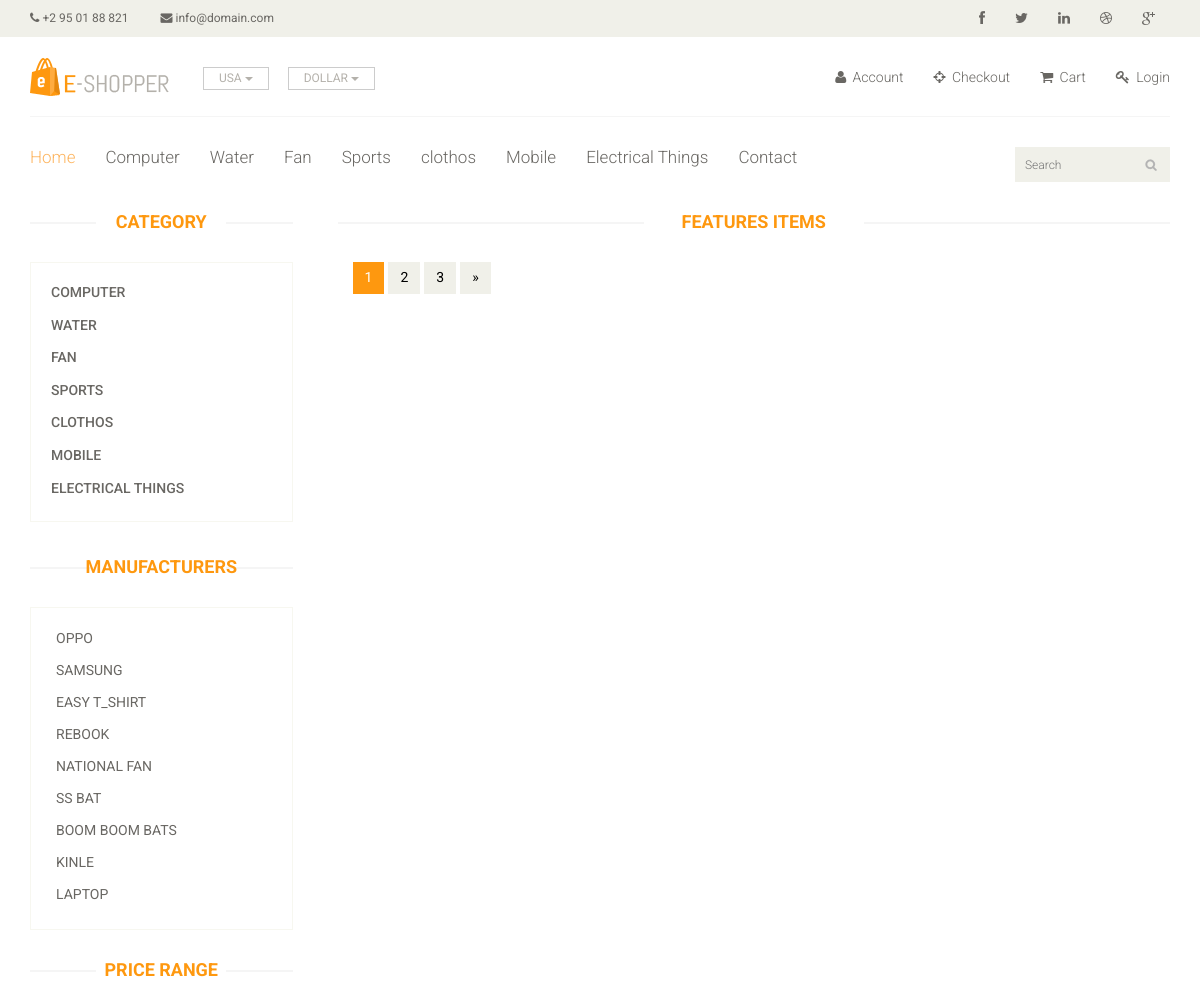
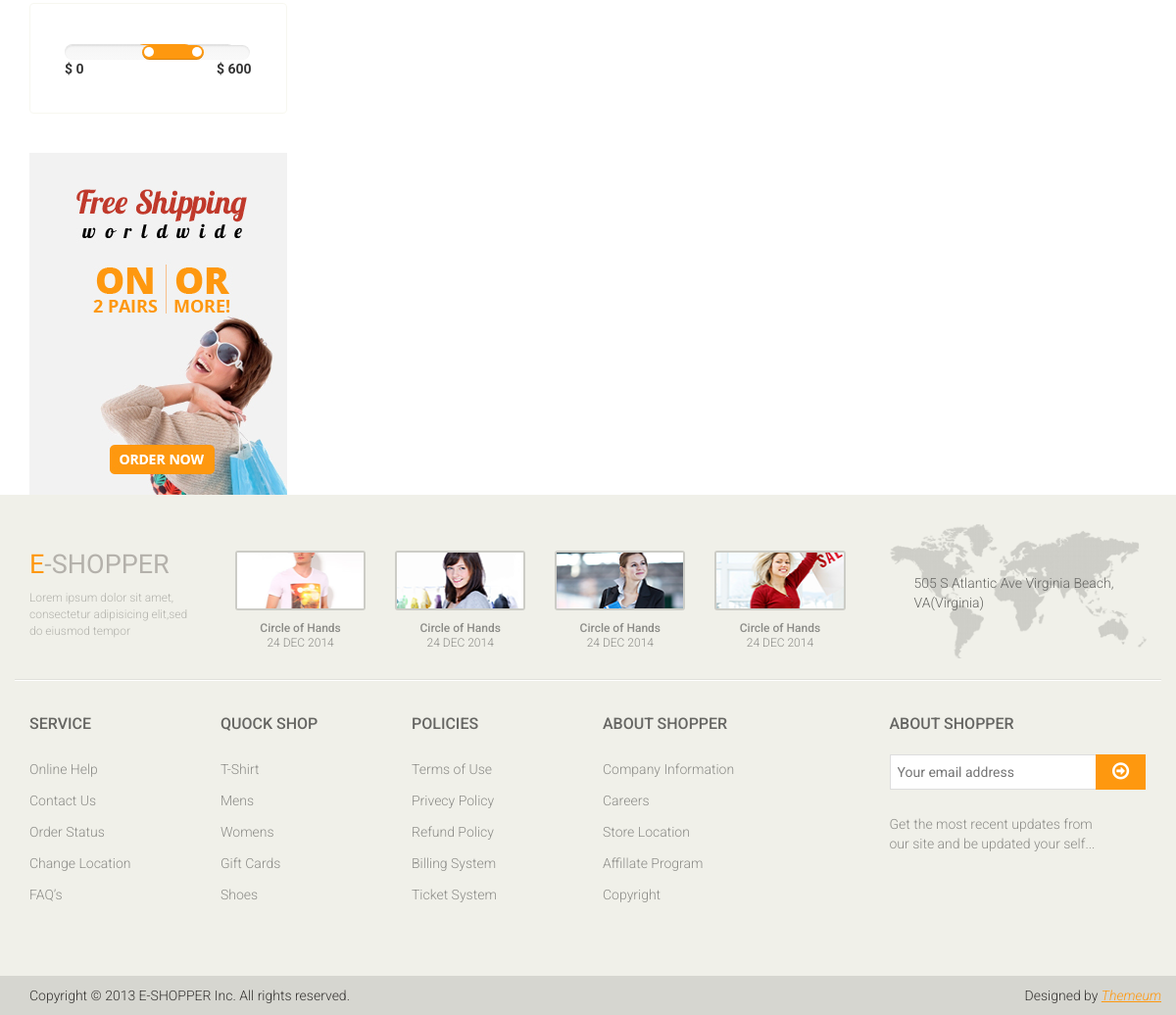
The app's page /category.php with its own data (2 pictures, top to bottom).
### tables this page shows
CREATE TABLE `tbl_category` (
  `category_id` int(11) NOT NULL,
  `category_name` varchar(255) NOT NULL,
  `category_description` text NOT NULL,
  `status` tinyint(4) NOT NULL
);

CREATE TABLE `tbl_manufacturer` (
  `manufacturer_id` int(11) NOT NULL,
  `manufacturer_name` text NOT NULL,
  `manufacturer_description` text NOT NULL,
  `publication_status` tinyint(4) NOT NULL
);

### category.php (called while the page is built, shortened)
<?php
include 'index.php';

### classes/DB_Connection.php (called while the page is built, shortened)
<?php
class DB_Connection{
	private $host = 'localhost';
	private $user = 'root';
	private $pass = '';
	private $db_name = 'e_shopper';
	public function __construct(){
		$this->db_connect = mysqli_connect($this->host,$this->user,$this->pass,$this->db_name);
	}
}
?>

### classes/Application.php (called while the page is built, shortened)
<?php
require_once('DB_Connection.php');
class Application extends DB_Connection{
	public function allPublishCategories(){
		$sql = "SELECT * FROM tbl_category WHERE status='1'";
		if(mysqli_query($this->db_connect,$sql)){
			return mysqli_query($this->db_connect,$sql);
		}
	}
	public function getAllPublishedManufacturers(){
		$sql = "SELECT * FROM tbl_manufacturer WHERE publication_status='1'";
		if(mysqli_query($this->db_connect,$sql)){
			return mysqli_query($this->db_connect,$sql);
		}
	}
}
?>

### includes/header_bottom.php (the view, shortened to what this page needs)
<?php
$categories = $application->allPublishCategories();
?>
<div class="header-bottom">
			<div class="container">
				<div class="row">
					<div class="col-sm-9">
						<div class="mainmenu pull-left">
							<ul class="nav navbar-nav collapse navbar-collapse">
								<li><a href="index.php" class="active">Home</a></li>
								<?php foreach($categories as $category){ ?>
								<li><a href="category.php?category_id=<?php echo $category['category_id']; ?>"><?php echo $category['category_name']; ?></a></li>
								<?php } ?>
								<li><a href="contact.php">Contact</a></li>
							</ul>
						</div>
					</div>
					<div class="col-sm-3">
						<div class="search_box pull-right">
							<input type="text" placeholder="Search"/>
						</div>
					</div>
				</div>
			</div>
		</div>

### includes/left_sidebar.php (shortened to what this page needs)
<div class="col-sm-3">
					<div class="left-sidebar">
						<h2>Category</h2>
						<div class="panel-group category-products" id="accordian">
							<?php foreach($categories as $category){ ?>
							<div class="panel panel-default">
								<div class="panel-heading">
									<h4 class="panel-title"><a href="category.php?category_id=<?php echo $category['category_id']; ?>"><?php echo $category['category_name']; ?></a></h4>
								</div>
							</div>
							<?php } ?>
						</div>
						<div class="brands_products">
							<h2>Manufacturers</h2>
							<div class="brands-name">
								<ul class="nav nav-pills nav-stacked">
									<?php foreach($manufacturers as $manufacturer){ ?>
									<li><a href=""></span><?php echo $manufacturer['manufacturer_name']; ?></a></li>
									<?php } ?>
								</ul>
							</div>
						</div>
						<div class="price-range">
							<h2>Price Range</h2>
							<div class="well">
								 <div class="slider slider-horizontal" style="width: 174px;"></div><br>
								 <b>$ 0</b> <b class="pull-right">$ 600</b>
							</div>
						</div>
						<div class="shipping text-center">
							<img src="assets/images/home/shipping.jpg" alt="">
						</div>
					</div>
				</div>

### assets/css/price-range.css (style rules this page uses)
.slider { display: inline-block; vertical-align: middle; position: relative; }
.slider.slider-horizontal { width: 210px; height: 20px; }

### assets/css/main.css (style rules this page uses)
body { font-family: 'Roboto', sans-serif; background:; position: relative; font-weight:400px; }
ul li { list-style: none; }
a { -webkit-transition: 300ms; -moz-transition: 300ms; -o-transition: 300ms; transition: 300ms; }
h1, h2, h3, h4, h5, h6 { font-family: 'Roboto', sans-serif; }
.header-bottom { padding-bottom: 30px; padding-top: 30px; }
.navbar-collapse.collapse { padding-left: 0; }
.mainmenu ul li { padding-right: 15px; padding-left: 15px; }
.mainmenu ul li:first-child { padding-left: 0px; }
.mainmenu ul li a { color: #696763; font-family: 'Roboto', sans-serif; font-size: 17px; font-weight: 300; padding: 0; padding-bottom: 10px; }
.mainmenu ul li a:hover, .mainmenu ul li a.active, .shop-menu ul li a.active { background:none; color:#fdb45e; }
.search_box input { background: #F0F0E9; border: medium none; color: #B2B2B2; font-family: 'roboto'; font-size: 12px; font-weight: 300; height: 35px; outline: medium none; padding-left: 10px; width: 155px; background-image: url(../images/home/searchicon.png); background-repeat: no-repeat; background-position: 130px; }
.category-products { border: 1px solid #F7F7F0; margin-bottom: 35px; padding-bottom: 20px; padding-top: 15px; }
.left-sidebar h2, .brands_products h2 { color: #FE980F; font-family: 'Roboto', sans-serif; font-size: 18px; font-weight: 700; margin: 0 auto 30px; text-align: center; text-transform: uppercase; position: relative; z-index:3; }
.left-sidebar h2:after, h2.title:after { content: " "; position: absolute; border: 1px solid #f5f5f5; bottom:8px; left: 0; width: 100%; height: 0; z-index: -2; }
.left-sidebar h2:before { content: " "; position: absolute; background: #fff; bottom: -6px; width: 130px; height: 30px; z-index: -1; left: 50%; margin-left: -65px; }
.category-products .panel { background-color: #FFFFFF; border: 0px; border-radius: 0px; box-shadow:none; margin-bottom: 0px; }
.category-products .panel-default .panel-heading { background-color: #FFFFFF; border: 0 none; color: #FFFFFF; padding: 5px 20px; }
.category-products .panel-default .panel-heading .panel-title a { color: #696763; font-family: 'Roboto', sans-serif; font-size: 14px; text-decoration: none; text-transform: uppercase; }
.brands-name { border: 1px solid #F7F7F0; padding-bottom: 20px; padding-top: 15px; }
.brands-name .nav-stacked li a { background-color: #FFFFFF; color: #696763; font-family: 'Roboto', sans-serif; font-size: 14px; padding: 5px 25px; text-decoration: none; text-transform: uppercase; }
.shipping { background-color: #F2F2F2; margin-top: 40px; overflow: hidden; padding-top: 20px; position: relative; }
.price-range { margin-top:30px; }
.well { background-color: #FFFFFF; border: 1px solid #F7F7F0; border-radius: 4px; box-shadow: none; margin-bottom: 20px; min-height: 20px; padding: 35px; }

### records on screen
tbl_category: category_name "Computer", category_name "COMPUTER"
tbl_category: category_name "Water", category_name "WATER"
tbl_category: category_name "Fan", category_name "FAN"
tbl_category: category_name "Sports", category_name "SPORTS"
tbl_category: category_name "clothos", category_name "CLOTHOS"
tbl_category: category_name "Mobile", category_name "MOBILE"
tbl_category: category_name "Electrical Things", category_name "ELECTRICAL THINGS"
tbl_manufacturer: manufacturer_name "OPPO"
tbl_manufacturer: manufacturer_name "SAMSUNG"
tbl_manufacturer: manufacturer_name "EASY T_SHIRT"
tbl_manufacturer: manufacturer_name "REBOOK"
tbl_manufacturer: manufacturer_name "NATIONAL FAN"
tbl_manufacturer: manufacturer_name "SS BAT"
tbl_manufacturer: manufacturer_name "BOOM BOOM BATS"
tbl_manufacturer: manufacturer_name "KINLE"
tbl_manufacturer: manufacturer_name "LAPTOP"
